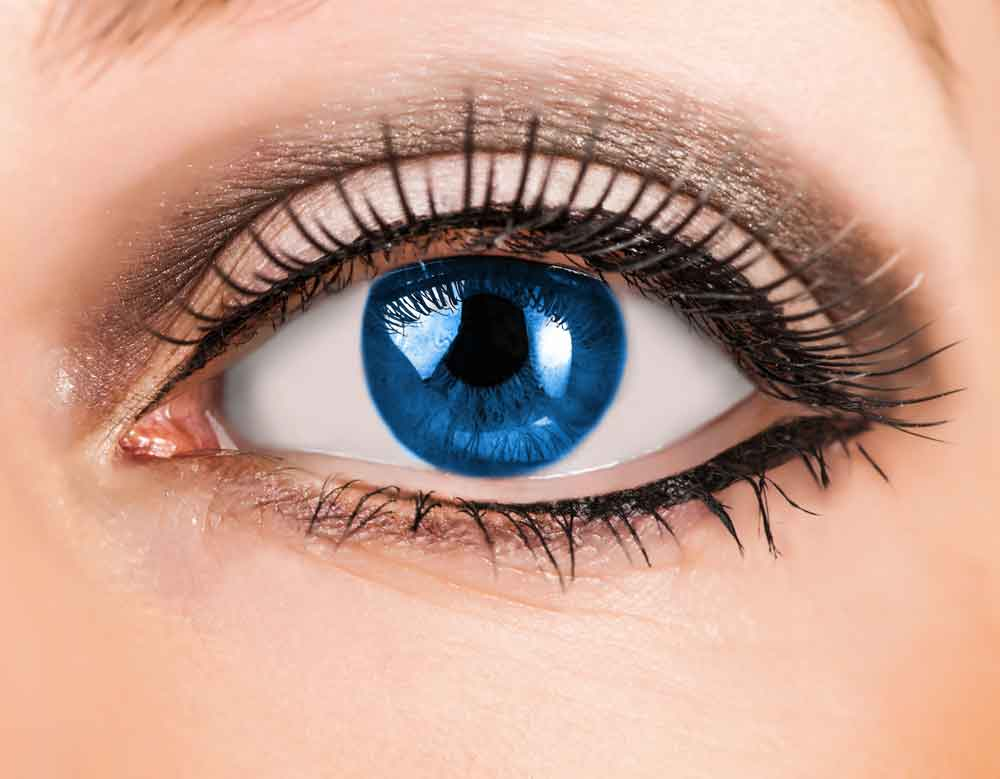
#> input picture Data/Eye.jpg, 1000 x 779 px
$ python -i Clock.py   (imports and definitions only)
#> lines starting #> are read from the running program, lines starting #| are printed output that depends on the picture; after the words box and inside, x2 and y2 are one past the last pixel; in counts of white or black regions, pixels touching at a corner belong together
import cv2 as cv
import numpy as np
import matplotlib.pyplot as plt
import math

class ClockDetection:
    def __init__(self, img):
        self.img = img

    #Preprocess
    def _denoise(self, gray, k=5):
        return cv.GaussianBlur(gray, (k, k), 0)

    def _binarize(self, blur):
        th = cv.adaptiveThreshold(blur, 255, cv.ADAPTIVE_THRESH_GAUSSIAN_C, cv.THRESH_BINARY, 41, 11)
        return cv.bitwise_not(th)

    #Find Circle
    def find_center_radius_contour(self, gray):
        H, W = gray.shape
        cx0, cy0 = W//2, H//2
        mask = np.zeros_like(gray, np.uint8)
        max_range = 0.48
        cv.circle(mask, (cx0, cy0), int(max_range*min(H, W)), 255, -1)

        _, th = cv.threshold(gray, 0, 255, cv.THRESH_BINARY+cv.THRESH_OTSU)
        th = cv.bitwise_and(th, mask)

        cnts, _ = cv.findContours(th, cv.RETR_LIST, cv.CHAIN_APPROX_SIMPLE)

        best, best_score = None, -1.0
        for c in cnts:
            area = cv.contourArea(c)
            if area < 0.001 * (H*W):
                continue
            peri = cv.arcLength(c, True)
            if peri == 0:
                continue
            circ = 4 * np.pi * area / (peri * peri) #circularity
            (x,y), r = cv.minEnclosingCircle(c)

            center_pen = 1.0 / (1.0 + np.hypot(x-cx0, y-cy0))
            score = circ * np.sqrt(area) * center_pen

            if score > best_score:
                best_score, best = score, (int(x), int(y), int(r))

        return best

    def mask_inner_disk(self, shape, cx, cy, r, inner=0.90, outer=0.98):
        h, w = shape
        mask = np.zeros((h, w), np.uint8)
        cv.circle(mask, (cx, cy), int(r * inner), 255, -1, cv.LINE_AA)
        rim = np.zeros((h, w), np.uint8)
        cv.circle(rim, (cx, cy), int(r * outer), 255, -1, cv.LINE_AA)
        cv.circle(rim, (cx, cy), int(r * inner), 0, -1, cv.LINE_AA)
        return mask, rim

    def apply_mask(self, th_img, mask_disk):
        return cv.bitwise_and(th_img, mask_disk)

    #Find Clock Hands
    def search_clock_hands(self, th_img, cx, cy, r, min_white = 127,rin_frac=0.16, rout_frac=0.97, gap_frac=0.01, fan=1):
        h, w = th_img.shape
        R = int(r)
        interal_radius = int(R * rin_frac)
        external_radius = int(R * rout_frac)
        gap_tol = max(1, int(R * gap_frac))

        response = np.zeros(360, np.float32)
        end_r    = np.zeros(360, np.int32)

        for angle in range(360): #360 degress
            best, best_end = 0, interal_radius
            cur, gaps = 0, 0

            angs = [ (angle + d) % 360 for d in range(-fan, fan+1) ]

            for search_r in range(interal_radius, external_radius):
                is_white = False
                for a in angs:
                    theta = math.radians(a)
                    x = int(round(cx + search_r * math.cos(theta)))
                    y = int(round(cy + search_r * math.sin(theta)))
                    if 0 <= x < w and 0 <= y < h and th_img[y, x] > min_white:
                        is_white = True
                        break

                if is_white: #continue with the search
                    cur += 1 + gaps
                    gaps = 0
                else:
                    if cur > 0 and gaps < gap_tol: #little gaps inside the hands
                        gaps += 1
                    else:
                        if cur > best:
                            best = cur
                            best_end = search_r - 1
                        cur, gaps = 0, 0
            if cur > best:
                best = cur
                best_end = external_radius - 1

            response[angle] = best
            end_r[angle] = best_end

        return response, end_r

    #Pick hands
    def ang_dist_deg(self, a, b): #min distance in degress
        d = abs((a - b) % 360)
        return d if d <= 180 else 360 - d

    def top_peaks(self, response, window_deg=18):
        resp = np.asarray(response, np.float32)
        idx_sorted = np.argsort(resp)[::-1]
        taken = []

        for i in idx_sorted:
            a = int(i) % 360
            if all(self.ang_dist_deg(a, t) > window_deg for t in taken):
                taken.append(a)
                if len(taken) == 2:
                    break
        taken.sort()
        return taken

    #Find Angles
    def ang_norm_deg(self, a):
        return float(a) % 360.0

    def angles_to_time(self, angles, lengths, r):
        if len(angles) < 2:
            return None, None

        Lnorm = [l / max(1.0, float(r)) for l in lengths]
        idx_min = int(np.argmax(Lnorm))       #long: minutes
        idx_hr  = 1 - idx_min

        aM = self.ang_norm_deg(angles[idx_min])
        aH = self.ang_norm_deg(angles[idx_hr])

        phiM = self.ang_norm_deg(aM + 90.0) #12 is 0°
        phiH = self.ang_norm_deg(aH + 90.0) #12 is 0°

        M = int(round(phiM / 6.0)) % 60
        hour_float = ((phiH - 0.5 * M) / 30.0) % 12.0
        H = int(round(hour_float)) % 12
        H = 12 if H == 0 else H
        return H, M

    #Plot
    def draw(self, base_gray, cx, cy, angles, lengths, r):
        out = cv.cvtColor(base_gray, cv.COLOR_GRAY2BGR)
        for i, ang in enumerate(angles):
            L = int(lengths[i])
            theta = math.radians(ang)
            x2 = int(round(cx + (L + max(3, int(0.02 * r))) * math.cos(theta)))
            y2 = int(round(cy + (L + max(3, int(0.02 * r))) * math.sin(theta)))
            color = (0,0,255) if i==0 else (255,0,0) # R and B
            cv.line(out, (cx, cy), (x2, y2), color, 3, cv.LINE_AA)
            cv.circle(out, (x2, y2), 4, color, -1, cv.LINE_AA)
        cv.circle(out, (cx, cy), 6, (255,255,255), -1, cv.LINE_AA)
        return out

    def detect_time(self, kernel_size = 5):
        #gray image and preprocess
        gray = cv.cvtColor(self.img, cv.COLOR_RGB2GRAY)
        blur = self._denoise(gray, kernel_size)
        cx, cy, r = self.find_center_radius_contour(blur)

        #Binarize image
        th_img = self._binarize(blur)
        mask_disk, _ = self.mask_inner_disk(gray.shape, cx, cy, r)
        bin_inner = self.apply_mask(th_img, mask_disk)

        #Search hands
        all_lines, _ = self.search_clock_hands(bin_inner, cx, cy, r, min_white=200)
        peaks = self.top_peaks(all_lines)

        #Draw
        lengths = [all_lines[line] for line in peaks]
        out_img = self.draw(gray, cx, cy, peaks, lengths, r)
        H, M = self.angles_to_time(peaks, lengths, r)

        return H, M, out_img


>>> import cv2
>>> picture = cv2.cvtColor(cv2.imread('../../../Data/Eye.jpg'), cv2.COLOR_BGR2RGB)
>>> result = ClockDetection(picture).detect_time()
#> in find_center_radius_contour, `cv.circle(mask, (cx0, cy0), int(max_range*min(H, W)), 255, -1)`:
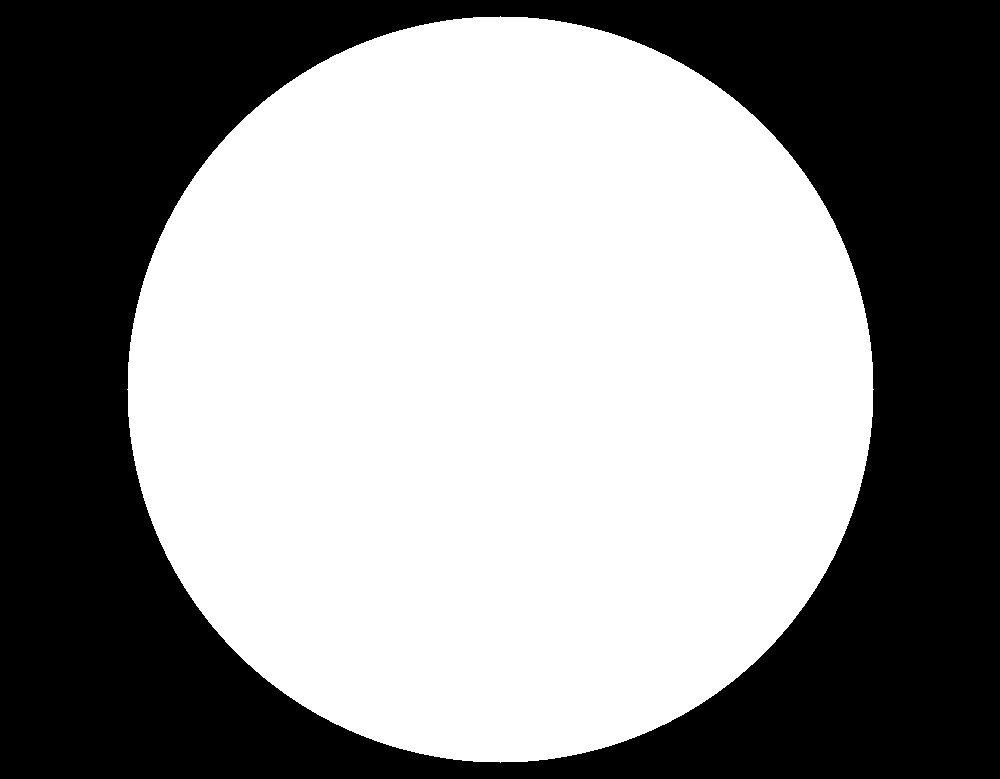
#> mask: shape (779, 1000); 56.1% white; 1 black region, box (x1, y1, x2, y2) and area: (0, 0, 1000, 779) 341975
#> in find_center_radius_contour, `_, th = cv.threshold(gray, 0, 255, cv.THRESH_BINARY+cv.THRESH_OTSU)`: th: shape (779, 1000); 75% white; 103 black regions (75 under 20 px), largest, box (x1, y1, x2, y2) and area: (69, 97, 960, 577) 193063, (252, 493, 317, 513) 396, (668, 139, 686, 148) 92
#> in find_center_radius_contour, `th = cv.bitwise_and(th, mask)`:
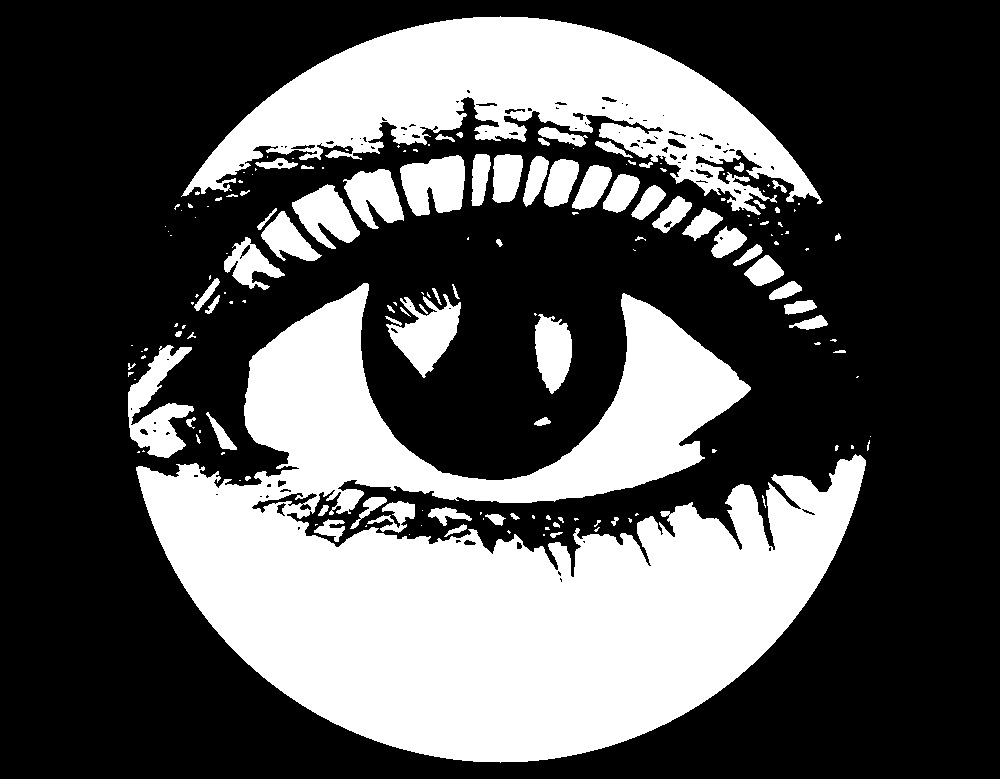
#> th: shape (779, 1000); 33.6% white; 168 white regions (92 under 20 px)
#> in find_center_radius_contour, `cnts, _ = cv.findContours(th, cv.RETR_LIST, cv.CHAIN_APPROX_SIMPLE)`: cnts = 268 contours, 177 with area under 20; largest, box (x1, y1, x2, y2) and area: (136, 283, 866, 763) 171331, (181, 16, 823, 215) 53145, (128, 345, 194, 458) 3364, (386, 294, 461, 378) 2914, (400, 155, 465, 216) 2845
#> the loop in find_center_radius_contour, `for c in cnts:` made 268 passes
#> (area, peri, circ, x, y, r, center_pen, score) on passes 80, 91, 111: (3363.5, 521.1, 0.156, 170, 400.5, 57.47, 0.00302, 0.0273), (2036, 235, 0.463, 545.5, 353.5, 40.03, 0.017, 0.356), (171331, 4795.5, 0.0936, 500.5, 465, 364.5, 0.013, 0.503)
#> area on passes 4, 6, 10, 17, 21, 25: 38.5, 55.5, 26, 79, 294, 23
#> after the loop in find_center_radius_contour, `for c in cnts:`: best_score = 0.503
#> in detect_time, `cx, cy, r = self.find_center_radius_contour(blur)`: cx = 500; cy = 465; r = 364
#> in _binarize, `th = cv.adaptiveThreshold(blur, 255, cv.ADAPTIVE_THRESH_GAUSSIAN_C, cv..`:
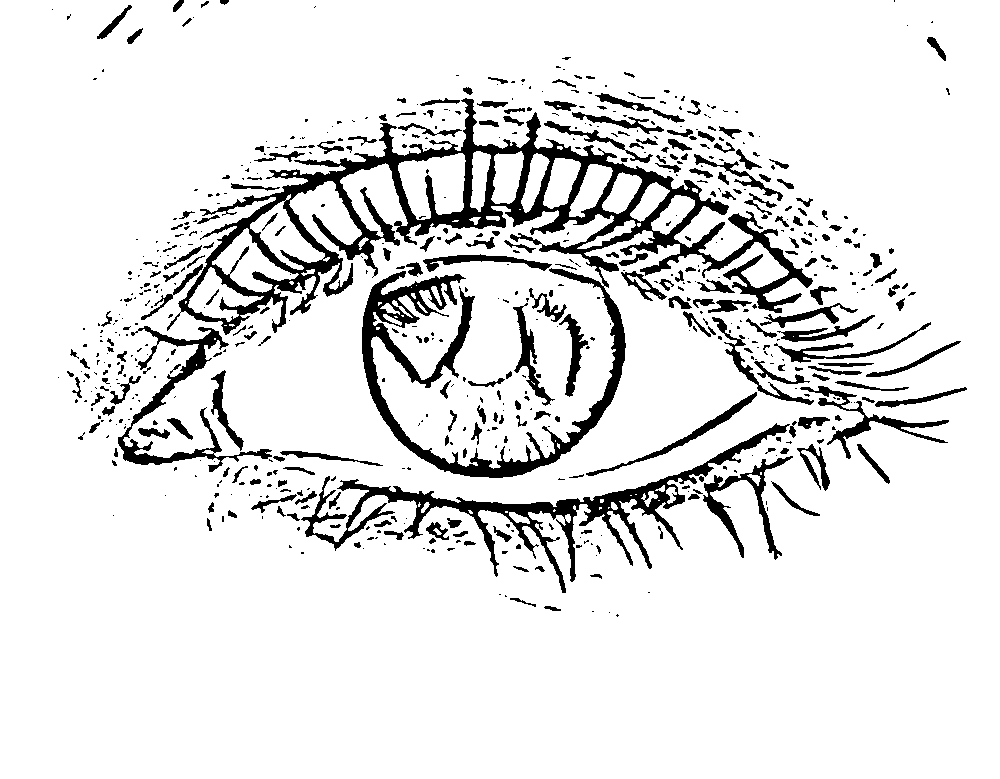
#> th: shape (779, 1000); 89.7% white; 664 black regions (411 under 20 px), largest, box (x1, y1, x2, y2) and area: (167, 98, 813, 478) 35410, (301, 423, 790, 593) 9043, (118, 326, 272, 472) 3280
#> in apply_mask, `return cv.bitwise_and(th_img, mask_disk)`:
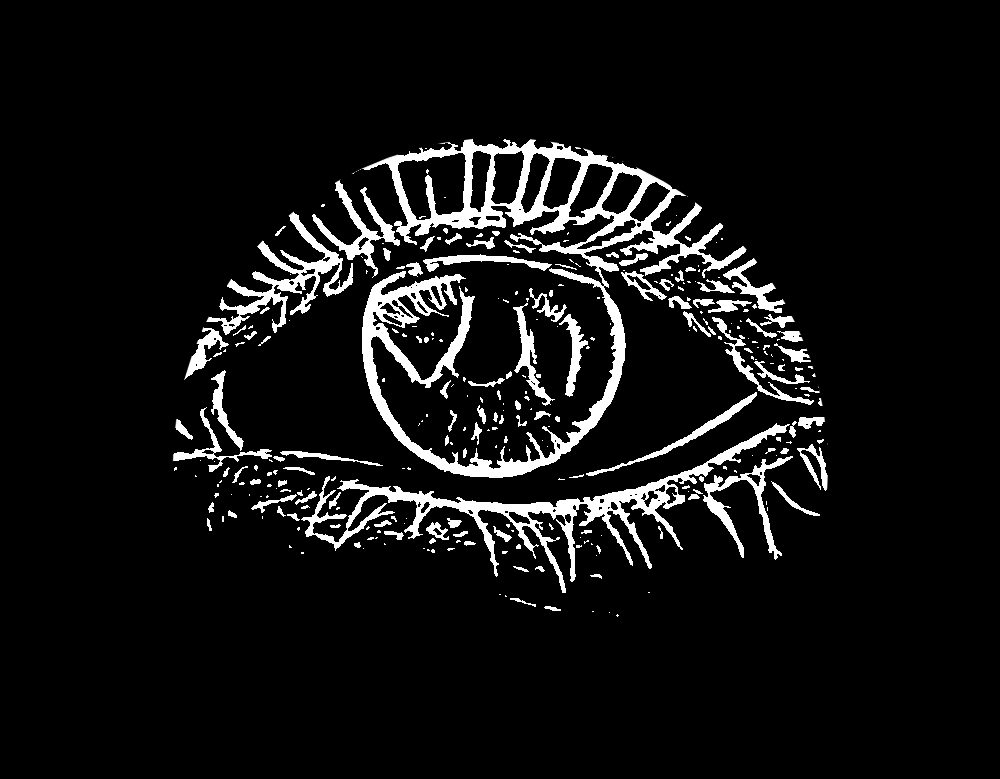
#> returned value: shape (779, 1000); min 0, max 255, mean 18.2
#> in search_clock_hands, `interal_radius = int(R * rin_frac)`: interal_radius = 58
#> in search_clock_hands, `external_radius = int(R * rout_frac)`: external_radius = 353
#> in search_clock_hands, `gap_tol = max(1, int(R * gap_frac))`: gap_tol = 3
#> after the loop in search_clock_hands, `for angle in range(360):`: end_r = 360 values, max 330 at index 181, min 63 at index 116, mean 192.4; response = 360 values, max 129 at index 171, min 3 at index 116, mean 38.81
#> in detect_time, `all_lines, _ = self.search_clock_hands(bin_inner, cx, cy, r, min_white..`: all_lines has the same summary as response in search_clock_hands
#> in top_peaks, `resp = np.asarray(response, np.float32)`: resp has the same summary as response in search_clock_hands
#> in top_peaks, `idx_sorted = np.argsort(resp)[::-1]`: idx_sorted = 360 values, max 359 at index 199, min 0 at index 180, mean 179.5
#> the loop in top_peaks, `for i in idx_sorted:` made 2 passes
#> (i, a) on pass 1: (171, 171)
#> (i, a) on pass 2: (308, 308)
#> after the loop in top_peaks, `for i in idx_sorted:`: taken = [171, 308]
#> in detect_time, `lengths = [all_lines[line] for line in peaks]`: lengths = [129, 106]
#> the loop in draw, `for i, ang in enumerate(angles):` made 2 passes
#> (ang, L, theta, x2, y2, color) on passes 1 to 2: (171, 129, 2.98, 366, 486, (0, 0, 255)), (308, 106, 5.38, 570, 376, (255, 0, 0))
#> after the loop in draw, `for i, ang in enumerate(angles):`:
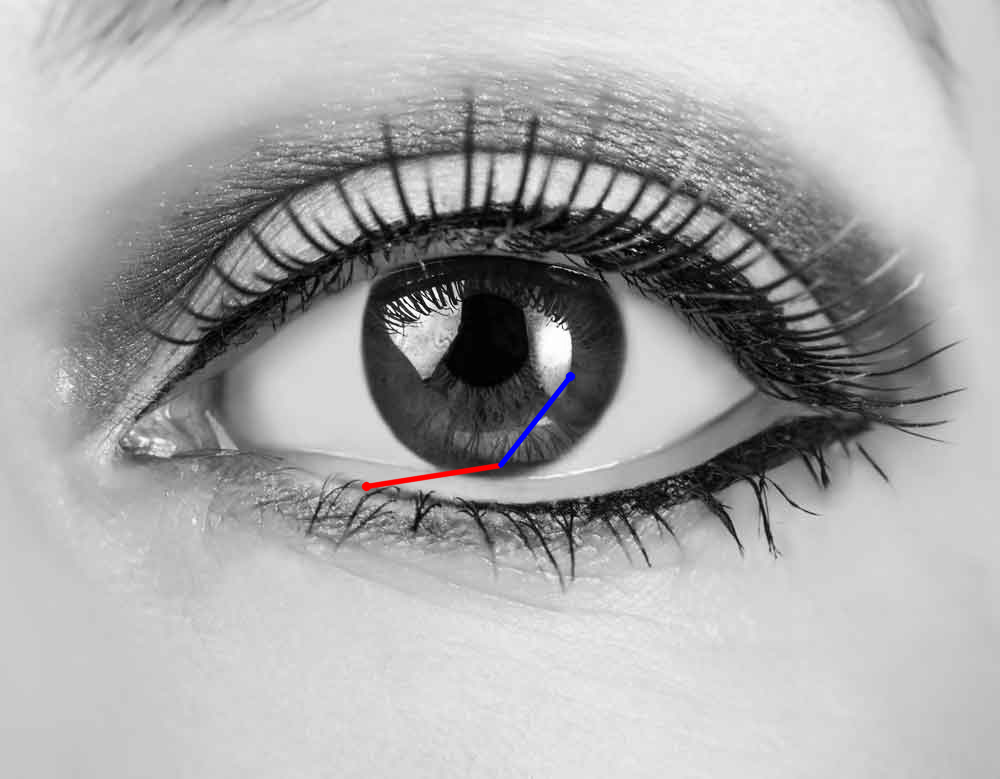
#> out: shape (779, 1000, 3); mean B, G, R 169, 168.8, 169
#> in draw, `cv.circle(out, (cx, cy), 6, (255,255,255), -1, cv.LINE_AA)`: out: shape (779, 1000, 3); 0.02% of pixels changed, all inside (x1, y1, x2, y2) = (493, 458, 508, 473)
#> in angles_to_time, `Lnorm = [l / max(1.0, float(r)) for l in lengths]`: Lnorm = [0.354, 0.291]
#> in angles_to_time, `idx_min = int(np.argmax(Lnorm))`: idx_min = 0
#> in angles_to_time, `idx_hr  = 1 - idx_min`: idx_hr = 1
#> in angles_to_time, `aM = self.ang_norm_deg(angles[idx_min])`: aM = 171
#> in angles_to_time, `aH = self.ang_norm_deg(angles[idx_hr])`: aH = 308
#> in angles_to_time, `phiM = self.ang_norm_deg(aM + 90.0)`: phiM = 261
#> in angles_to_time, `phiH = self.ang_norm_deg(aH + 90.0)`: phiH = 38
#> in angles_to_time, `M = int(round(phiM / 6.0)) % 60`: M = 44
#> in angles_to_time, `hour_float = ((phiH - 0.5 * M) / 30.0) % 12.0`: hour_float = 0.533
#> in angles_to_time, `H = int(round(hour_float)) % 12`: H = 1
#> in detect_time, `H, M = self.angles_to_time(peaks, lengths, r)`: M = 44
